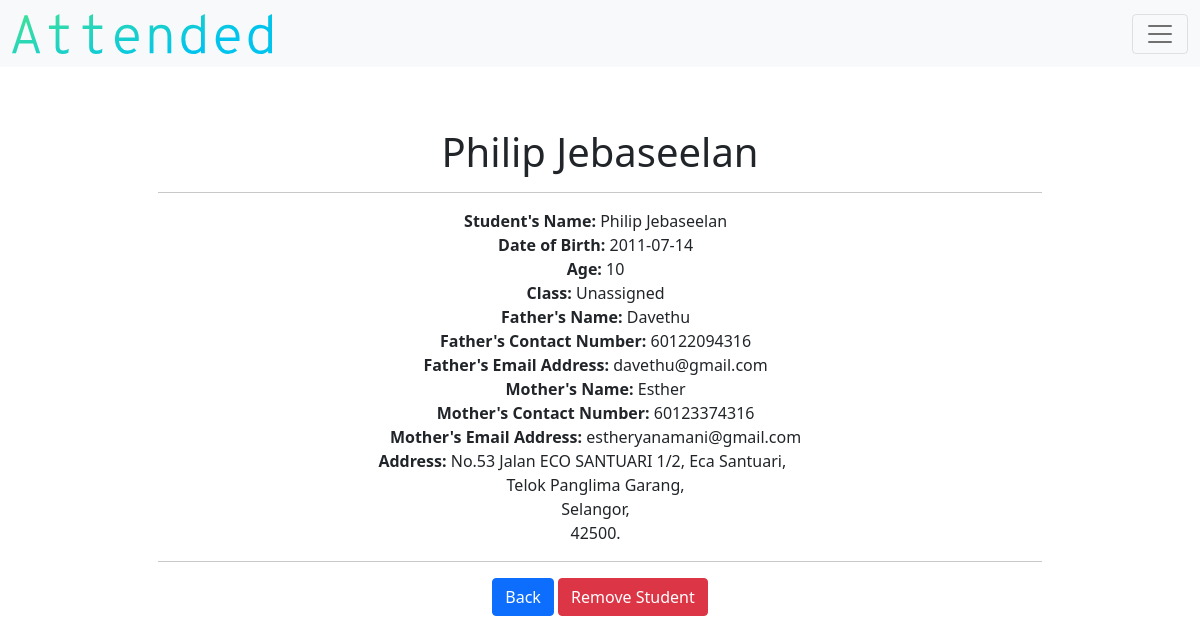
The page /detail_student/1 (signed in) on the database its author committed.
### models.py (models this page shows)
class Student(db.Model):
    __tablename__ = "student"
    id = db.Column(db.Integer, primary_key=True)
    teacher_id = db.Column(db.Integer, db.ForeignKey("teacher.id"))
    class_id = db.Column(db.Integer, nullable=True, default=0)
    name = db.Column(db.String(), nullable=False)
    birth = db.Column(db.String(),nullable=False)
    age = db.Column(db.Integer(), nullable=False)
    parent = db.Column(db.String(), nullable=True)
    parent2 = db.Column(db.String(), nullable=True)
    number = db.Column(db.Integer, nullable=True)
    number2 = db.Column(db.Integer, nullable=True)
    email = db.Column(db.String(), nullable=True)
    email2 = db.Column(db.String(), nullable=True)
    address = db.Column(db.String(), nullable=False)
    city = db.Column(db.String(), nullable=False)
    state = db.Column(db.String(), nullable=False)
    postcode = db.Column(db.Integer, nullable=False)
    attend_count = db.Column(db.Integer, nullable=True, default=0)
    student_attends = db.relationship("Attendance", backref="student_attend")

### application.py (the view)
@app.route("/detail_student/<string:id>")
def student(id):
    if not current_user.is_authenticated:
        return redirect("/login")
    else:
        teacher = current_user.get_id()
        student_object = Student.query.filter_by(id=id, teacher_id=teacher)
        class_object = Class.query.all()
        return render_template("detail-student.html", students = student_object, classes=class_object)

### application.py (called while the page is built)
@login.user_loader
def load_user(id):
    return Teacher.query.get(id)

### templates/detail-student.html (shortened to what this page needs)
{% extends "layout.html" %}
{% block main %}
    {% for student in students %}
        <h1>{{student.name}}</h1>
        <hr>
            <div class="col-4" id="detail-col4">
                <b>Student's Name:</b> {{student.name}}
            </div>
            <div class="col-4" id="detail-col4">
                <b>Date of Birth:</b> {{student.birth}}
            </div>
            <div class="col-4" id="detail-col4">
                <b>Age:</b> {{student.age}}
            </div>
            <div class="col-4" id="detail-col4">
                 {% if student.class_id == 0 %}
                     <b>Class:</b> Unassigned
                 {% else %}
                    {% for class in classes %}
                        {% if class.id == student.class_id %}
                            <b>Class:</b> {{class.name}}
                        {% endif %}
                    {% endfor %}
                 {% endif %}
            </div>
            {% if student.parent == None %}
                <div class="col-4" id="detail-col4">
                    <b>Mother's Name:</b> {{student.parent2}}
                </div>
                <div class="col-4" id="detail-col4">
                    <b>Mother's Contact Number:</b> {{student.number2}}
                </div>
                <div class="col-4" id="detail-col4">
                    <b>Mother's Email Address:</b> {{student.email2}}
                </div>
            {% else %}
                <div class="col-4" id="detail-col4">
                    <b>Father's Name:</b> {{student.parent}}
                </div>
                <div class="col-4" id="detail-col4">
                    <b>Father's Contact Number:</b> {{student.number}}
                </div>
                <div class="col-4" id="detail-col4">
                    <b>Father's Email Address:</b> {{student.email}}
                </div>
                <div class="col-4" id="detail-col4">
                    <b>Mother's Name:</b> {{student.parent2}}
                </div>
                <div class="col-4" id="detail-col4">
                    <b>Mother's Contact Number:</b> {{student.number2}}
                </div>
                <div class="col-4" id="detail-col4">
                    <b>Mother's Email Address:</b> {{student.email2}}
                </div>
            {% endif %}
            <div class="col-6" id="detail-col6">
                <b>Address:</b> {{student.address}},
            </div>
            <div class="col-4" id="detail-col4">
                {{student.city}},
            </div>
            <div class="col-4" id="detail-col4">
                {{student.state}},
            </div>
            <div class="col-4" id="detail-col4">
                {{student.postcode}}.
            </div>
            <hr>
            <div class="col-12" id="detail-col12">
                <a href="/registrar" class="btn btn-primary">Back</a>
                <a href="/delete_student/{{student.id}}" class="btn btn-danger">Remove Student</a>
            </div>
    {% endfor %}
{% endblock %}

### static/css/style.css (style rules this page uses)
#detail-col4 { flex: 0 0 auto; width: 99%; }
#detail-col6 { flex: 0 0 auto; width: 96%; }
#detail-col12 { flex: 0 0 auto; width: 100%; }

### rows shown on the page
Student: name "Philip Jebaseelan", birth "2011-07-14", age "10", shows "Class:", parent "Davethu", number "60122094316", email "davethu@gmail.com", parent2 "Esther", number2 "60123374316", email2 "estheryanamani@gmail.com", address "No.53 Jalan ECO SANTUARI 1/2, Eca Santuari", city "Telok Panglima Garang", state "Selangor", postcode "42500"
